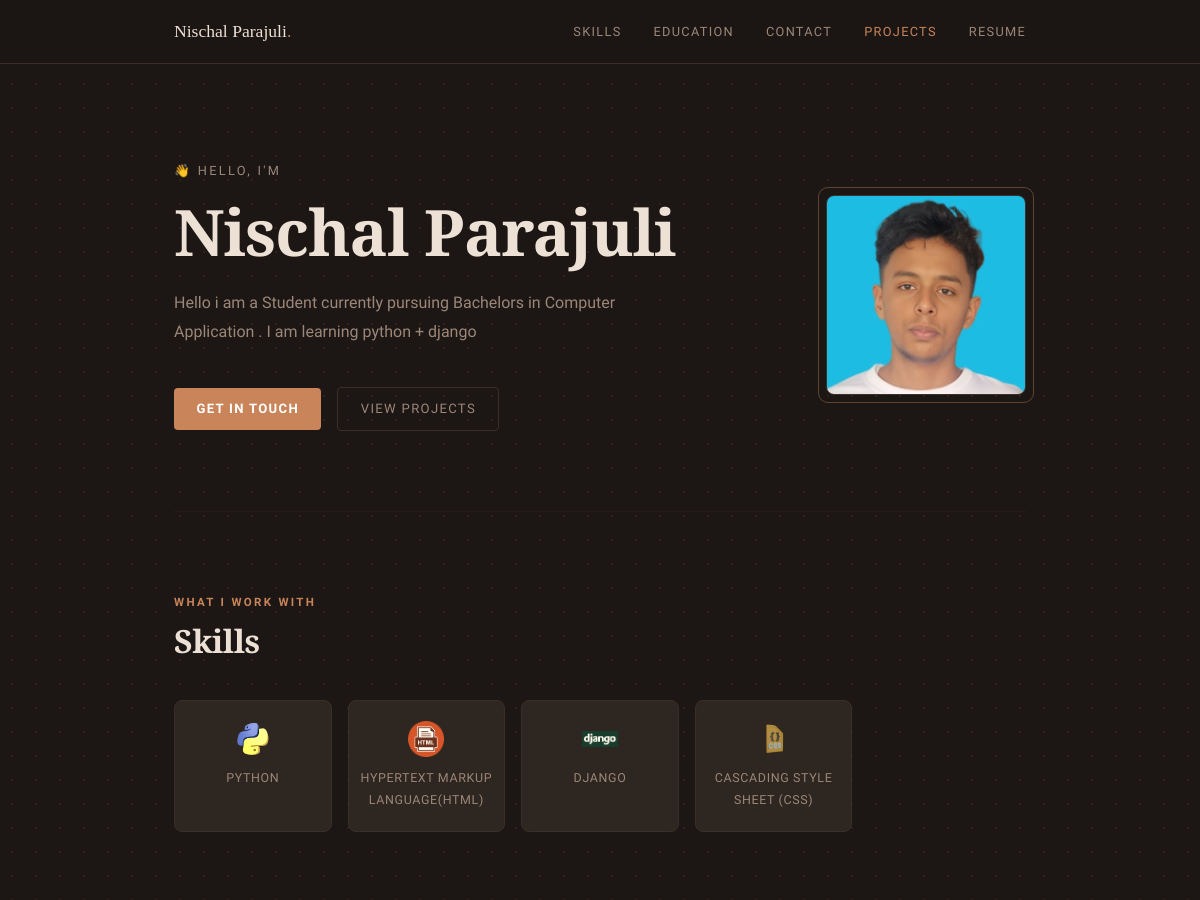
Before: / (upper part) with the older database file.
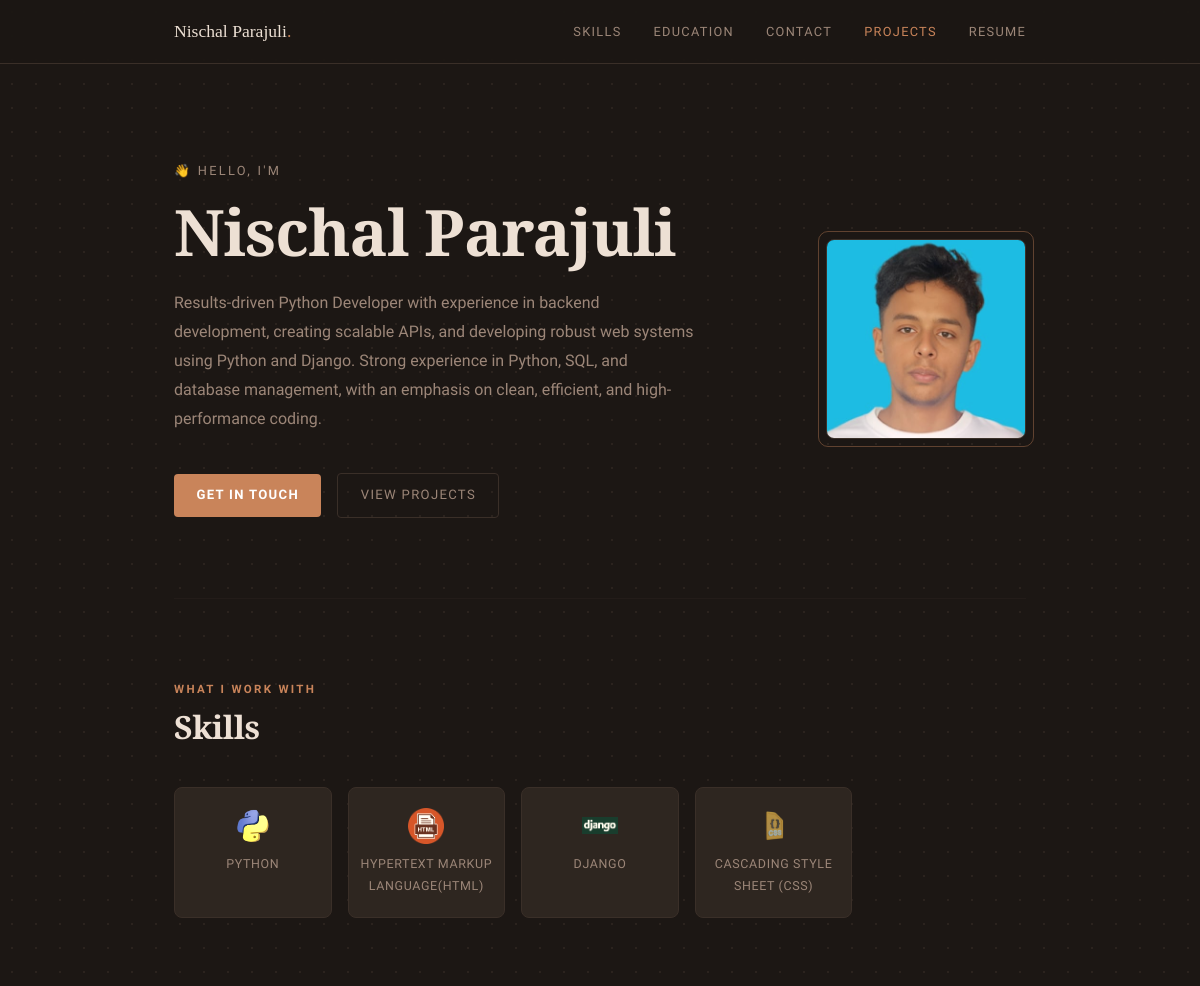
After: the same page with the newer database file.
### main/models.py (models this page shows, shortened)
class UserProfile(models.Model):
  fullname = models.CharField(max_length=50)
  degree = models.CharField(max_length=250)
  course = models.CharField(max_length=250)
  linkdin = models.URLField()
  facebook = models.URLField()
  instagram = models.URLField()
  github = models.URLField()
  summary = models.TextField()
  image = models.ImageField(upload_to="media/profile/", height_field=None, width_field=None, max_length=None)
  college_name = models.CharField(max_length=250, blank=True)
  college_location = models.CharField(max_length=50, blank=True)
  school_name = models.CharField(max_length=250, blank=True)
  school_location = models.CharField(max_length=50, blank=True)

class Skill(models.Model):
  name = models.CharField(max_length=100)
  skill_img = models.ImageField(upload_to="skills/", blank=True, null=True)

### main/views.py (the view)
# urls.py: path('', views.home, name='home'),
def home(request):
  user = UserProfile.objects.first()
  skills = Skill.objects.all()
  return render(request,'home.html',{'user': user,'skills': skills})

### main/templates/home.html (shortened to what this page needs)
{% load static %}
<!DOCTYPE html>
<html>
<head>
  <link href="https://cdn.jsdelivr.net/npm/bootstrap@5.3.0/dist/css/bootstrap.min.css" rel="stylesheet">
  <link href="https://cdn.jsdelivr.net/npm/bootstrap-icons@1.11.3/font/bootstrap-icons.min.css" rel="stylesheet">
  <link rel="stylesheet" href="{% static 'css/base.css' %}">
  <link rel="stylesheet" href="{% static 'css/home.css' %}">
</head>
<body>
<nav>
  <div class="nav-inner">
    <a href="#" class="nav-brand">{{ user.fullname }}<span style="color:var(--accent);">.</span></a>
    <ul class="nav-links">
      <li><a href="#skills">Skills</a></li>
      <li><a href="#education">Education</a></li>
      <li><a href="#contact">Contact</a></li>
      <li><a href="{% url 'projects' %}" class="active">Projects</a></li>
      <li><a href="{% url 'download_resume' %}">Resume</a></li>
    </ul>
  </div>
</nav>
<div class="wrap">
  <div class="hero">
    <div>
      <p class="hero-greeting fade-up">👋 Hello, I'm</p>
      <h1 class="hero-name fade-up delay-1">{{ user.fullname }}</h1>
      <p class="hero-summary fade-up delay-2">{{ user.summary }}</p>
      <div class="hero-cta fade-up delay-3">
        <a href="#contact" class="btn-accent">Get in touch</a>
        <a href="{% url 'projects' %}" class="btn-ghost">View Projects</a>
      </div>
    </div>
    {% if user.image %}
    <div class="hero-img-wrap fade-up delay-4">
      <img src="{{ user.image.url }}" alt="{{ user.fullname }}" class="hero-img">
    </div>
    {% endif %}
  </div>
  <hr class="section-divider">
  <section id="skills">
    <p class="section-label fade-up">What I work with</p>
    <h2 class="section-heading fade-up delay-1">Skills</h2>
    <div class="skills-grid fade-up delay-2">
      {% for skill in skills %}
      <div class="skill-card">
        {% if skill.skill_img %}
          <img src="{{ skill.skill_img.url }}" alt="{{ skill.name }}" class="skill-img">
        {% else %}
          <div class="skill-icon-fallback">
            <i class="bi bi-code-slash"></i>
          </div>
        {% endif %}
        <p class="skill-name">{{ skill.name }}</p>
      </div>
      {% empty %}
        <p style="color:var(--muted-2); font-size:0.9rem;">No skills added yet.</p>
      {% endfor %}
    </div>
  </section>
</div>
</html>

### main/static/css/base.css (style rules this page uses)
:root { --bg: #1c1714; --bg-2: #241e1a; --bg-3: #2e2620; --border: #3a2f28; --accent: #c9845a; --accent-d: #a8623a; --text: #ede0d4; --muted: #6b5a50; --muted-2: #9c8678; }
*, *::before, *::after { box-sizing: border-box; margin: 0; padding: 0; }
html { scroll-behavior: smooth; }
body { background: var(--bg); color: var(--text); font-family: 'Inconsolata', monospace; font-size: 1rem; line-height: 1.75; overflow-x: hidden; }
body::after { content: ''; position: fixed; inset: 0; pointer-events: none; background-image: radial-gradient(var(--border) 1px, transparent 1px); background-size: 24px 24px; opacity: 0.5; z-index: 0; }
.fade-up { animation: fadeUp 0.6s ease both; }
.delay-1 { animation-delay: 0.1s; }
.delay-2 { animation-delay: 0.25s; }
.delay-3 { animation-delay: 0.4s; }
.delay-4 { animation-delay: 0.55s; }
.wrap { position: relative; z-index: 1; max-width: 900px; margin: 0 auto; padding: 0 1.5rem; }
section { padding: 5rem 0; }
.section-divider { border: none; border-top: 1px solid var(--border); margin: 0; }
.section-label { font-size: 0.72rem; text-transform: uppercase; letter-spacing: 0.2em; color: var(--accent); font-weight: 600; margin-bottom: 0.6rem; }
.section-heading { font-family: 'Playfair Display', serif; font-size: 2rem; font-weight: 700; color: var(--text); margin-bottom: 2.5rem; letter-spacing: -0.5px; }
nav { position: sticky; top: 0; z-index: 100; background: rgba(28,23,20,0.88); backdrop-filter: blur(12px); border-bottom: 1px solid var(--border); padding: 1rem 0; }
.nav-inner { max-width: 900px; margin: 0 auto; padding: 0 1.5rem; display: flex; align-items: center; justify-content: space-between; }
.nav-brand { font-family: 'Playfair Display', serif; font-size: 1.1rem; color: var(--text); text-decoration: none; }
.nav-links { display: flex; gap: 2rem; list-style: none; margin: 0; padding: 0; }
.nav-links a { font-size: 0.8rem; font-weight: 500; color: var(--muted-2); text-decoration: none; text-transform: uppercase; letter-spacing: 0.1em; }
.nav-links a.active { color: var(--accent); }
.btn-accent { display: inline-flex; align-items: center; gap: 0.45rem; background: var(--accent); color: #fff; border-radius: 4px; padding: 0.6rem 1.4rem; font-family: 'Inconsolata', monospace; font-size: 0.82rem; font-weight: 600; text-transform: uppercase; letter-spacing: 0.1em; text-decoration: none; border: none; cursor: pointer; transition: background 0.15s; }
.btn-ghost { display: inline-flex; align-items: center; gap: 0.45rem; background: transparent; color: var(--muted-2); border: 1px solid var(--border); border-radius: 4px; padding: 0.6rem 1.4rem; font-family: 'Inconsolata', monospace; font-size: 0.82rem; font-weight: 500; text-transform: uppercase; letter-spacing: 0.1em; text-decoration: none; cursor: pointer; transition: border-color 0.15s, color 0.15s; }

### main/static/css/home.css (style rules this page uses)
.hero { padding: 6rem 0 5rem; display: grid; grid-template-columns: 1fr auto; gap: 3rem; align-items: center; }
.hero-greeting { font-size: 0.8rem; text-transform: uppercase; letter-spacing: 0.18em; color: var(--muted-2); margin-bottom: 1rem; }
.hero-name { font-family: 'Playfair Display', serif; font-size: clamp(2.5rem, 6vw, 4rem); font-weight: 900; line-height: 1.05; letter-spacing: -1px; color: var(--text); margin-bottom: 1.5rem; }
.hero-summary { font-size: 1rem; color: var(--muted-2); max-width: 520px; margin-bottom: 2.5rem; line-height: 1.8; }
.hero-cta { display: flex; gap: 1rem; flex-wrap: wrap; align-items: center; }
.hero-img-wrap { position: relative; flex-shrink: 0; }
.hero-img { width: 200px; height: 200px; border-radius: 8px; object-fit: cover; display: block; border: 1px solid var(--border); filter: sepia(15%); }
.skills-grid { display: grid; grid-template-columns: repeat(auto-fill, minmax(130px, 1fr)); gap: 1rem; }
.skill-card { background: var(--bg-3); border: 1px solid var(--border); border-radius: 8px; padding: 1.25rem 0.75rem; text-align: center; transition: border-color 0.2s, transform 0.2s; cursor: default; }
.skill-img { width: 36px; height: 36px; object-fit: contain; margin-bottom: 0.6rem; filter: sepia(20%); }
.skill-name { font-size: 0.78rem; font-weight: 500; color: var(--muted-2); text-transform: uppercase; letter-spacing: 0.05em; margin: 0; }

Changed rows visible on the page:
changed UserProfile "Nischal Parajuli": summary "Hello i am a Student currently pursuing Bachelors in Computer Application . I am learning python + django" → "Results-driven Python Developer with experience in backend development, creating scalable APIs, and developing robust web systems using Python and Django. Strong experience in Python, SQL, and database management, with an emphasis on clean, efficient, and high-performance coding."
